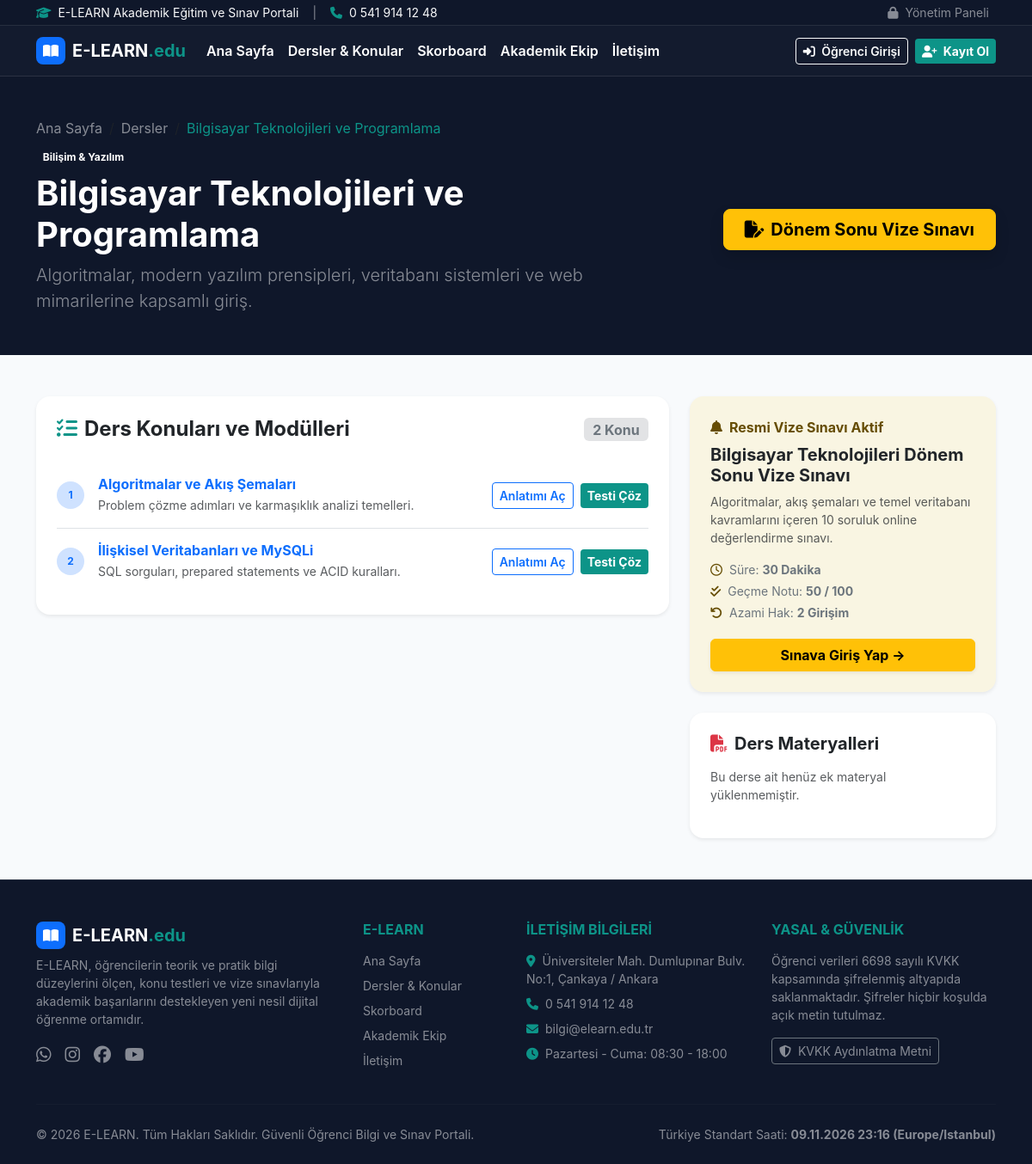
The page /elearn/course.php?id=1 on the database its author committed.
### tables this page shows
CREATE TABLE IF NOT EXISTS `contact_settings` (
  `id` INT PRIMARY KEY DEFAULT 1,
  `phone` VARCHAR(30) NOT NULL,
  `email` VARCHAR(100) NOT NULL,
  `address` TEXT NOT NULL,
  `whatsapp` VARCHAR(30) NULL,
  `instagram` VARCHAR(100) NULL,
  `facebook` VARCHAR(100) NULL,
  `youtube` VARCHAR(100) NULL,
  `working_hours` VARCHAR(100) NULL,
  `updated_at` DATETIME DEFAULT CURRENT_TIMESTAMP ON UPDATE CURRENT_TIMESTAMP
);

CREATE TABLE IF NOT EXISTS `courses` (
  `id` INT AUTO_INCREMENT PRIMARY KEY,
  `title` VARCHAR(150) NOT NULL,
  `slug` VARCHAR(150) NOT NULL UNIQUE,
  `category` VARCHAR(80) NOT NULL,
  `description` TEXT NULL,
  `image_url` VARCHAR(255) NULL,
  `sort_order` INT DEFAULT 1,
  `is_active` TINYINT(1) DEFAULT 1,
  `created_at` DATETIME DEFAULT CURRENT_TIMESTAMP,
  INDEX `idx_course_active` (`is_active`),
  INDEX `idx_course_order` (`sort_order`)
);

CREATE TABLE IF NOT EXISTS `course_topics` (
  `id` INT AUTO_INCREMENT PRIMARY KEY,
  `course_id` INT NOT NULL,
  `title` VARCHAR(180) NOT NULL,
  `slug` VARCHAR(180) NOT NULL,
  `short_summary` VARCHAR(255) NULL,
  `sort_order` INT DEFAULT 1,
  `is_active` TINYINT(1) DEFAULT 1,
  `created_at` DATETIME DEFAULT CURRENT_TIMESTAMP,
  INDEX `idx_topic_course` (`course_id`),
  FOREIGN KEY (`course_id`) REFERENCES `courses`(`id`) ON DELETE CASCADE
);

CREATE TABLE IF NOT EXISTS `exams` (
  `id` INT AUTO_INCREMENT PRIMARY KEY,
  `course_id` INT NOT NULL,
  `title` VARCHAR(150) NOT NULL,
  `description` TEXT NULL,
  `duration_minutes` INT DEFAULT 45,
  `passing_grade` INT DEFAULT 50,
  `question_count` INT DEFAULT 10,
  `max_attempts` INT DEFAULT 2,
  `start_date` DATETIME NOT NULL,
  `end_date` DATETIME NOT NULL,
  `is_active` TINYINT(1) DEFAULT 1,
  `created_at` DATETIME DEFAULT CURRENT_TIMESTAMP,
  INDEX `idx_exam_course` (`course_id`),
  FOREIGN KEY (`course_id`) REFERENCES `courses`(`id`) ON DELETE CASCADE
);

### elearn/course.php (the view, shortened to what the rows shown need)
<?php
$courseId = (int)($_GET['id'] ?? 0);
require_once __DIR__ . '/../includes/header.php';
$course = dbSelectOne("SELECT * FROM courses WHERE id = ? AND is_active = 1", "i", [$courseId]);
$topics = dbSelect("SELECT * FROM course_topics WHERE course_id = ? AND is_active = 1 ORDER BY sort_order ASC", "i", [$courseId]);
$exam = dbSelectOne("SELECT * FROM exams WHERE course_id = ? AND is_active = 1 AND NOW() BETWEEN start_date AND end_date", "i", [$courseId]);
$completedTopicIds = [];
?>
<div class="bg-navy py-5 text-white">
  <div class="container">
    <nav aria-label="breadcrumb">
      <ol class="breadcrumb mb-2 small">
        <li class="breadcrumb-item"><a href="/" class="text-white-50 text-decoration-none">Ana Sayfa</a></li>
        <li class="breadcrumb-item"><a href="/elearn/" class="text-white-50 text-decoration-none">Dersler</a></li>
        <li class="breadcrumb-item active text-teal" aria-current="page"><?php echo e($course['title']); ?></li>
      </ol>
    </nav>
    <div class="row align-items-center g-4">
      <div class="col-lg-8">
        <span class="badge bg-teal mb-2"><?php echo e($course['category']); ?></span>
        <h1 class="display-6 fw-bold"><?php echo e($course['title']); ?></h1>
        <p class="lead text-white-50 small mb-0"><?php echo e($course['description']); ?></p>
      </div>
    </div>
  </div>
</div>
<div class="container py-5">
  <div class="row g-4">
    <div class="col-lg-8">
      <div class="card border-0 shadow-sm p-4 rounded-4 mb-4">
        <?php if (empty($topics)): ?>
          <div class="alert alert-info small">Bu ders için henüz aktif konu eklenmemiştir.</div>
        <?php else: ?>
          <div class="list-group list-group-flush">
            <?php foreach ($topics as $index => $t): ?>
              <?php $isDone = in_array($t['id'], $completedTopicIds, true); ?>
              <div class="list-group-item px-0 py-3 d-flex align-items-center justify-content-between">
                <div class="d-flex align-items-center gap-3">
                  <span class="badge <?php echo $isDone ? 'bg-success' : 'bg-primary-subtle text-primary'; ?> rounded-circle p-2" style="width: 32px; height: 32px; display: flex; align-items: center; justify-content: center;">
                    <?php echo $isDone ? '<i class="fa-solid fa-check"></i>' : ($index + 1); ?>
                  </span>
                  <div>
                    <h6 class="mb-1 fw-bold text-navy">
                      <a href="/elearn/topic.php?id=<?php echo $t['id']; ?>" class="text-decoration-none text-navy hover-teal">
                        <?php echo e($t['title']); ?>
                      </a>
                    </h6>
                    <p class="mb-0 text-muted small"><?php echo e($t['short_summary'] ?? 'Konu anlatımı ve test soruları.'); ?></p>
                  </div>
                </div>
                <div class="d-flex align-items-center gap-2">
                  <a href="/elearn/topic.php?id=<?php echo $t['id']; ?>" class="btn btn-outline-primary btn-sm fw-semibold">
                    Anlatımı Aç
                  </a>
                  <a href="/elearn/test.php?topic_id=<?php echo $t['id']; ?>" class="btn btn-teal btn-sm fw-bold">
                    Testi Çöz
                  </a>
                </div>
              </div>
            <?php endforeach; ?>
          </div>
        <?php endif; ?>
      </div>
    </div>
    <div class="col-lg-4">
      <?php if ($exam): ?>
        <div class="card border-0 shadow-sm p-4 rounded-4 mb-4 bg-warning bg-opacity-10 border border-warning border-opacity-25">
          <div class="d-flex align-items-center gap-2 text-warning-emphasis fw-bold mb-2">
            <i class="fa-solid fa-bell"></i> Resmi Vize Sınavı Aktif
          </div>
          <h5 class="fw-bold text-navy"><?php echo e($exam['title']); ?></h5>
          <p class="text-muted small"><?php echo e($exam['description']); ?></p>
          <ul class="list-unstyled small text-secondary mb-3">
            <li class="mb-1"><i class="fa-regular fa-clock me-2 text-warning-emphasis"></i>Süre: <strong><?php echo $exam['duration_minutes']; ?> Dakika</strong></li>
            <li class="mb-1"><i class="fa-solid fa-check-double me-2 text-warning-emphasis"></i>Geçme Notu: <strong><?php echo $exam['passing_grade']; ?> / 100</strong></li>
            <li class="mb-1"><i class="fa-solid fa-arrow-rotate-left me-2 text-warning-emphasis"></i>Azami Hak: <strong><?php echo $exam['max_attempts']; ?> Girişim</strong></li>
          </ul>
          <a href="/elearn/exam.php?id=<?php echo $exam['id']; ?>" class="btn btn-warning w-100 fw-bold shadow-sm">
            Sınava Giriş Yap →
          </a>
        </div>
      <?php endif; ?>
    </div>
  </div>
</div>
<?php require_once __DIR__ . '/../includes/footer.php'; ?>

### includes/header.php (shortened to what the rows shown need)
<?php
require_once __DIR__ . '/../config/settings.php';
$contact = getContactSettings();
?>
<!DOCTYPE html>
<html lang="tr">
<head>
  <link href="https://cdn.jsdelivr.net/npm/bootstrap@5.3.3/dist/css/bootstrap.min.css" rel="stylesheet">
  <link href="https://cdnjs.cloudflare.com/ajax/libs/font-awesome/6.5.1/css/all.min.css" rel="stylesheet">
</head>
<body class="d-flex flex-column min-vh-100">
  <div class="bg-navy py-1 text-light border-bottom border-secondary border-opacity-25 small">
    <div class="container d-flex justify-content-between align-items-center">
      <div class="d-none d-md-flex align-items-center gap-3">
        <span><i class="fa-solid fa-graduation-cap text-teal me-1"></i> E-LEARN Akademik Eğitim ve Sınav Portali</span>
        <span class="text-white-50">|</span>
        <span><i class="fa-solid fa-phone text-teal me-1"></i> <?php echo e($contact['phone']); ?></span>
      </div>
    </div>
  </div>

### includes/footer.php (shortened to what the rows shown need)
<?php
$contact = $contact ?? getContactSettings();
?>
  <footer class="bg-navy text-white mt-auto pt-5 pb-4 border-top border-secondary border-opacity-25">
    <div class="container">
      <div class="row g-4">
        <div class="col-lg-3 col-md-6">
          <h6 class="text-uppercase fw-bold text-teal mb-3">İletişim Bilgileri</h6>
          <p class="text-white-50 small mb-2">
            <i class="fa-solid fa-location-dot me-2 text-teal"></i><?php echo e($contact['address']); ?>
          </p>
          <p class="text-white-50 small mb-2">
            <i class="fa-solid fa-phone me-2 text-teal"></i><?php echo e($contact['phone']); ?>
          </p>
          <p class="text-white-50 small mb-2">
            <i class="fa-solid fa-envelope me-2 text-teal"></i><?php echo e($contact['email']); ?>
          </p>
          <p class="text-white-50 small mb-2">
            <i class="fa-solid fa-clock me-2 text-teal"></i><?php echo e($contact['working_hours']); ?>
          </p>
        </div>
      </div>
    </div>
  </footer>
</body>
</html>

### rows shown on the page
contact_settings: phone "0 541 914 12 48", address "Üniversiteler Mah. Dumlupınar Bulv. No:1, Çankaya / Ankara", email "bilgi@elearn.edu.tr", working_hours "Pazartesi - Cuma: 08:30 - 18:00"
courses: title "Bilgisayar Teknolojileri ve Programlama", category "Bilişim & Yazılım", description "Algoritmalar, modern yazılım prensipleri, veritabanı sistemleri ve web mimarilerine kapsamlı giriş."
course_topics: title "Algoritmalar ve Akış Şemaları", short_summary "Problem çözme adımları ve karmaşıklık analizi temelleri."
course_topics: title "İlişkisel Veritabanları ve MySQLi", short_summary "SQL sorguları, prepared statements ve ACID kuralları."
exams: title "Bilgisayar Teknolojileri Dönem Sonu Vize Sınavı", description "Algoritmalar, akış şemaları ve temel veritabanı kavramlarını içeren 10 soruluk online değerlendirme sınavı.", duration_minutes "30", passing_grade "50", max_attempts "2"

### other values the page prints
count($topics) "2"
getSiteSetting('about_summary') "E-LEARN, öğrencilerin teorik ve pratik bilgi düzeylerini ölçen, konu testleri ve vize sınavlarıyla akademik başarılarını destekleyen yeni nesil dijital öğrenme ortamıdır."
getSiteSetting('footer_text', '© 2026 E-LEARN. Tüm Hakları Saklıdır.') "© 2026 E-LEARN. Tüm Hakları Saklıdır. Güvenli Öğrenci Bilgi ve Sınav Portali."
